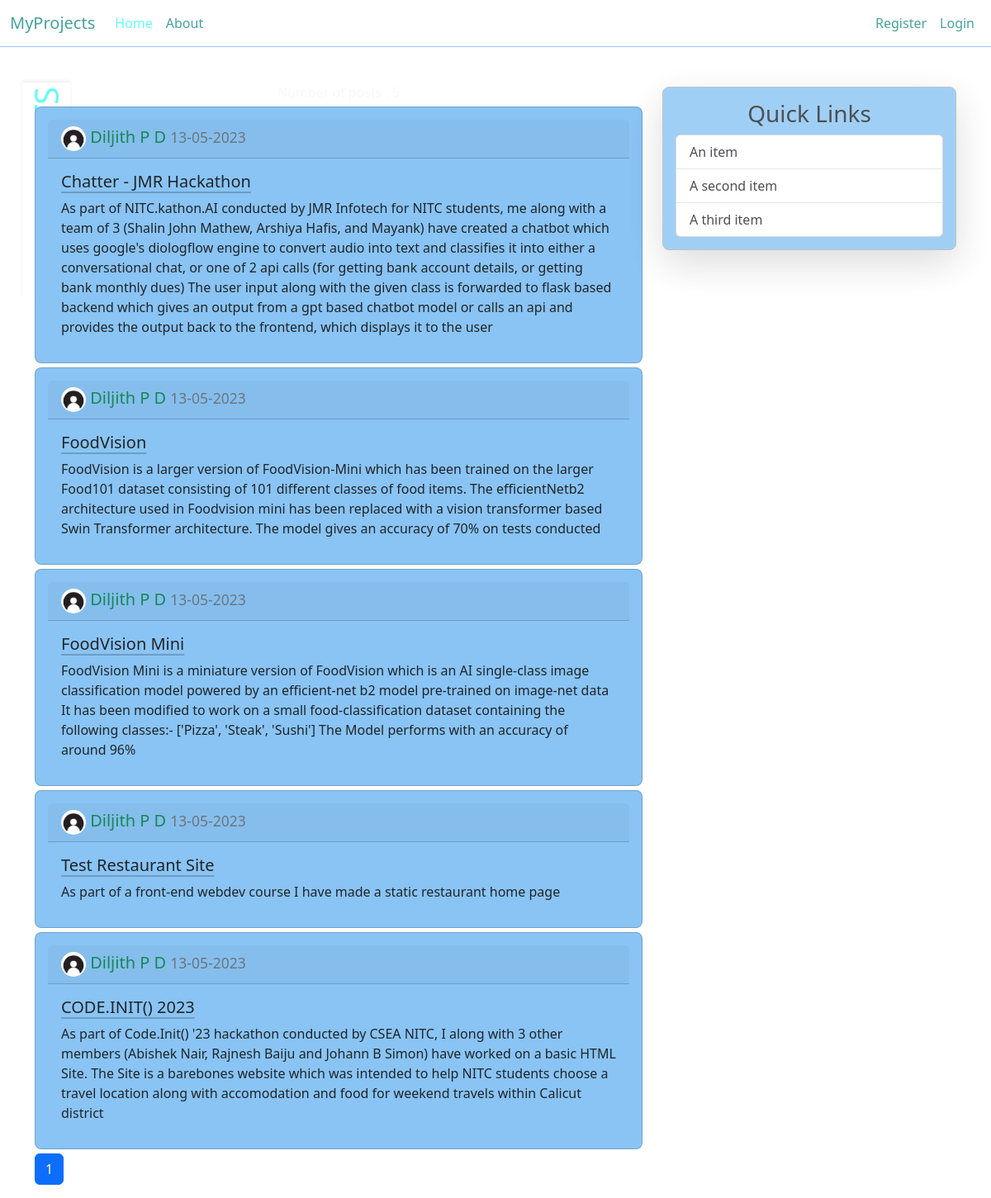
Page /home on the earlier database version.
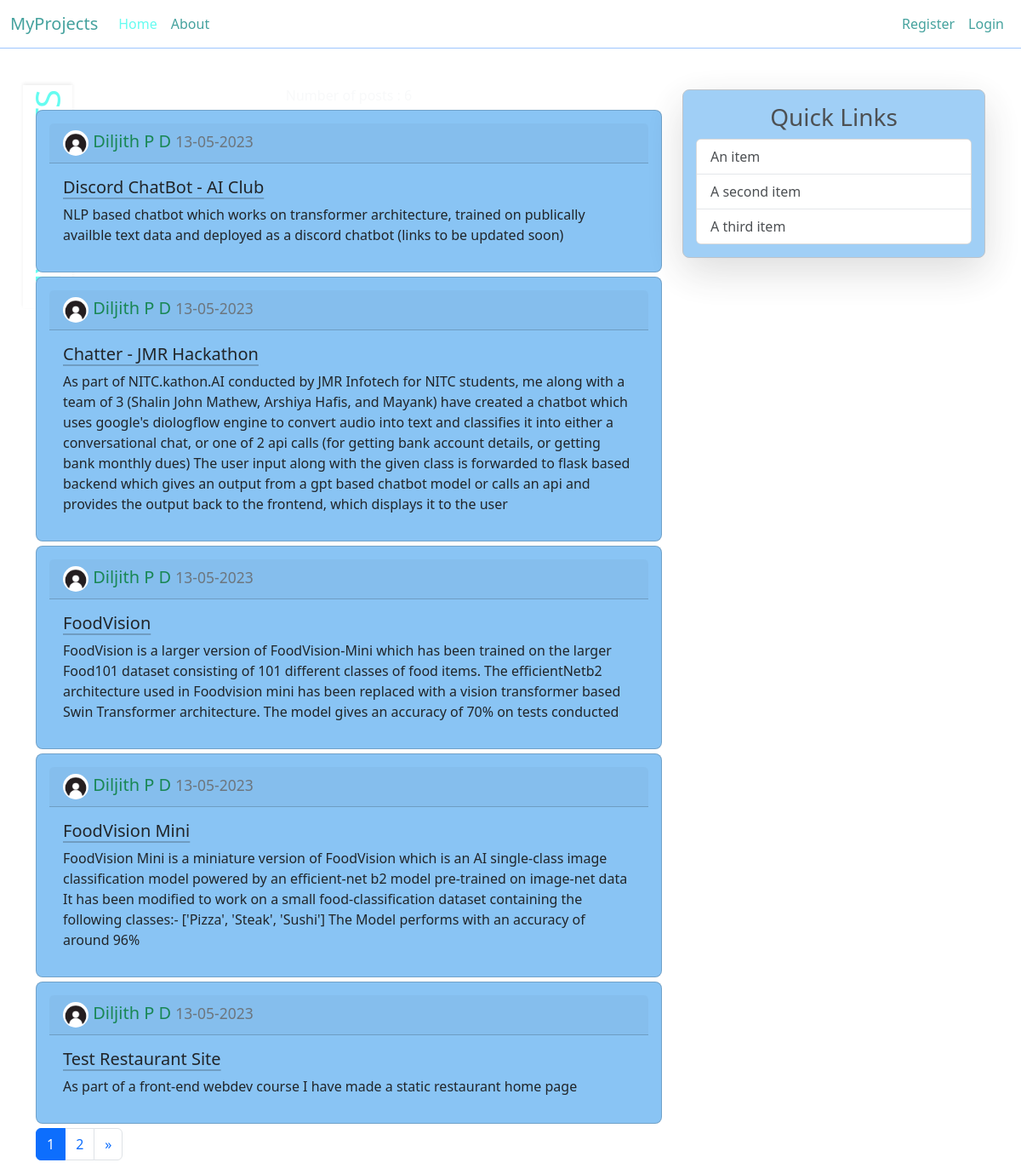
Same page on the later database version.
### myProjects/models.py (models this page shows, shortened)
class Post(db.Model):
    id = db.Column(db.Integer, primary_key = True)
    title = db.Column(db.String(100), nullable = False)
    date_posted = db.Column(db.DateTime(), nullable = False, default = datetime.utcnow)
    content = db.Column(db.Text, nullable = False)
    user_id = db.Column(db.Integer, db.ForeignKey('user.id'), nullable = False)
    link  = db.Column(db.String(300), nullable = True)
    source_code = db.Column(db.String(300), nullable = True)

class User(db.Model, UserMixin):
    id = db.Column(db.Integer, primary_key = True)
    username = db.Column(db.String(20), unique = True, nullable = False)
    email = db.Column(db.String(120), unique = True, nullable = False)
    image_file = db.Column(db.String(20), nullable = False, default = 'default.jpg')
    password = db.Column(db.String(60), nullable = False)
    posts = db.relationship('Post', backref = 'author', lazy = True)

### myProjects/main/routes.py (the view)
@main.route('/')
@main.route('/home')
def home():
    page = request.args.get('page', type = int, default = 1)
    posts = Post.query.order_by(Post.date_posted.desc()).paginate(page = page, per_page = 5)
    return render_template('home.html', title = 'Home', page_details = "My Projects", posts = posts, page = page)

### myProjects/templates/home.html (shortened to what this page needs)
{% extends 'layout.html' %}
{% block content %}
<div class = "text-light text-center">
</div>
{% for post in posts %}
<div class="card main-content">
    <h5 class="card-header">
        <img class = "small-image" src = "{{url_for('static', filename = 'images/' + post.author.image_file)}}">
            <a href = "{{url_for('users.user_post', username = post.author.username)}}" class = "text-success ms-auto" style = "text-decoration: none;">
              {{post.author.username}}
            </a>
        <small class = 'text-secondary'>
            {{post.date_posted.strftime('%d-%m-%Y')}}
        </small>
    </h5>
    <div class="card-body">
        <h5 class="card-title">
            <a href = "{{url_for('posts.post', post_id = post.id)}}" class = "link-dark link-offset-2 link-underline-opacity-25 link-underline-opacity-100-hover">
                {{post.title}}
            </a>
        </h5>
        <p class="card-text">{{post.content}}</p>
    </div>
</div>
{% endfor %}
    <nav aria-label="Page navigation example" style = "padding-top: 5px;">
        <ul class="pagination">
          {% for page_num in posts.iter_pages(left_edge = 0, right_edge = 0, left_current = 1, right_current = 2) %}
            <li class="page-item {% if posts.page == page_num %} active {% endif %}">
                <a class="page-link" href="{{url_for('main.home', page = page_num)}}">
                    {{page_num}}
                </a>
            </li>
          {% endfor %}
          {% if posts.next_num != none %}
          <li class="page-item">
            <a class="page-link" href="{{url_for('main.home', page = posts.page+1)}}" aria-label="Next">
              <span aria-hidden="true">&raquo;</span>
            </a>
          </li>
          {% endif %}
        </ul>
      </nav>
{% endblock %}

### myProjects/templates/layout.html (shortened to what this page needs)
<!DOCTYPE html>
<html lang="en">
    <head>
        <link href="https://cdn.jsdelivr.net/npm/bootstrap@5.3.0-alpha3/dist/css/bootstrap.min.css" rel="stylesheet">
        <link rel="stylesheet" href="https://cdn.jsdelivr.net/npm/bootstrap-icons@1.10.5/font/bootstrap-icons.css">
        <link type = "text/css" rel = "stylesheet" href = "{{ url_for('static', filename = 'main.css')}}">
        <header>
            <nav class = "navbar fixed-top navbar-expand-lg border-bottom border-primary-subtle" style = "backdrop-filter: blur(30px);">
                <div class="container-fluid">
                    <a class="navbar-brand colour-me" href="{{url_for('main.home')}}"> MyProjects </a>
                    <div class="collapse navbar-collapse" id="navbarToggle">
                        <ul class="navbar-nav me-auto mb-2 mb-lg-0">
                            <li class="nav-item">
                                <a class="nav-link colour-me {% if title == 'Home' %} act {% endif %}" aria-current="page" href="{{url_for('main.home')}}">Home</a>
                            </li>
                            <li class="nav-item">
                                <a class="nav-link colour-me {% if title == 'About' %} act {% endif %}" aria-current = "page" href="{{url_for('main.about')}}">About</a>
                            </li>
                        </ul>
                        <ul class = "navbar-nav ms-auto mb-2 mb-lg-0">
                            {% if current_user.is_authenticated == False %}
                                <li class="nav-item">
                                    <a class="nav-link colour-me" aria-current="page" href="{{url_for('users.register')}}">Register</a>
                                </li>
                                <li class="nav-item">
                                    <a class="nav-link colour-me" aria-current = "page" href="{{url_for('users.login')}}">Login</a>
                                </li>
                            {% endif %}
                        </ul>
                    </div>
                </div>
            </nav>
        </header>
    </head>
    <body>
    <h1 class = "heading shadow-sm"> {{page_details}} </h1>
        <main role = "main" class = "container">
            <div class = "row">
                <div class = "col-md-8">
                {% block content%} {% endblock %}
                </div>
                <div class = "col-md-4">
                    <div class = "content-section border border-dark-subtle shadow-lg">
                        <h3 class = "text-center"> Quick Links </h3>
                        <div class="card" style="width: 100%;">
                            <ul class="list-group list-group-flush">
                                <li class="list-group-item">An item</li>
                                <li class="list-group-item">A second item</li>
                                <li class="list-group-item">A third item</li>
                            </ul>
                        </div>
                    </div>
                </div>
            </div>
        </main>
    </body>
</html>

### myProjects/static/main.css (style rules this page uses)
body { margin-top : 100px; background-image: url('images/background.jpg'); background-size: cover; }
.content-section { padding : 15px 15px 15px 15px; background-color: rgba(137, 196, 244, 1); border-radius: 8px; margin-top : 5px; opacity: 0.8; }
h1 { writing-mode: vertical-lr; transform: rotate(-180deg); position: absolute; }
.heading { color : #66fcf1; padding: 5px; text-transform: uppercase; }
.main-content { padding : 15px 15px 15px 15px; border-radius: 8px; background-color: rgba(137, 196, 244, 1); margin-top : 5px; }
.small-image { height: 30px; width: 30px; border-radius : 15px; object-fit: cover; }
.colour-me { color : #45a29e; }
.act { color : #66fcf1 !important; }

Differences in the rows shown:
no longer on this page (row unchanged): Post: image_file (placeholder picture), author.username "Diljith P D", date_posted "13-05-2023", title "CODE.INIT() 2023", content "As part of Code.Init() '23 hackathon conducted by CSEA NITC, I along with 3 other members (Abishek Nair, Rajnesh Baiju and Johann B Simon) have worked on a basic HTML Site. The Site is a barebones website which was intended to help NITC students choose a travel location along with accomodation and food for weekend travels within Calicut district"
added Post: image_file (placeholder picture), author.username "Diljith P D", date_posted "13-05-2023", title "Discord ChatBot - AI Club", content "NLP based chatbot which works on transformer architecture, trained on publically availble text data and deployed as a discord chatbot (links to be updated soon)"
Other differences:
new list line: "2"
